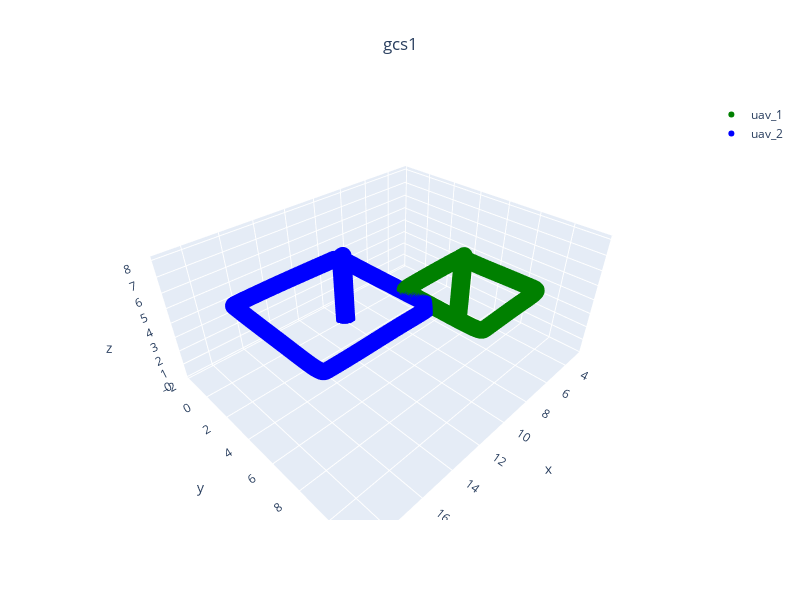

Here is the notebook cell this chart was saved with:
### Code cell
paths_gs1 = {
    f"uav_{i+1}": {"pos": np.stack(path), "color": colors[i]}
    for i,path in enumerate(gcs1.paths.values())
}
plot_3d_interactive(
    paths_gs1, title="gcs1", expand=[0.2, 0.2, 0.6], ground=-0.05
)

### Figure 1 — Plotly figure (JSON) as saved in the notebook; plotly's stock layout.template omitted (floating-point values rounded to 4 significant figures; data arrays with more than 128 entries replaced by an {"elided": "..."} marker saying what was removed)
{"data": [{"marker": {"color": "Green", "size": 6}, "mode": "markers", "name": "uav_1", "type": "scatter3d", "x": {"elided": "6032 float values"}, "y": {"elided": "6032 float values"}, "z": {"elided": "6032 float values"}}, {"marker": {"color": "Blue", "size": 6}, "mode": "markers", "name": "uav_2", "type": "scatter3d", "x": {"elided": "6036 float values"}, "y": {"elided": "6036 float values"}, "z": {"elided": "6036 float values"}}], "layout": {"height": 600, "scene": {"xaxis": {"range": [2.402, 19.48], "title": {"text": "x"}}, "yaxis": {"range": [-2.117, 12.01], "title": {"text": "y"}}, "zaxis": {"range": [-0.05, 8.225], "title": {"text": "z"}}}, "showlegend": true, "title": {"text": "gcs1", "x": 0.5, "xanchor": "center"}, "width": 800}}
